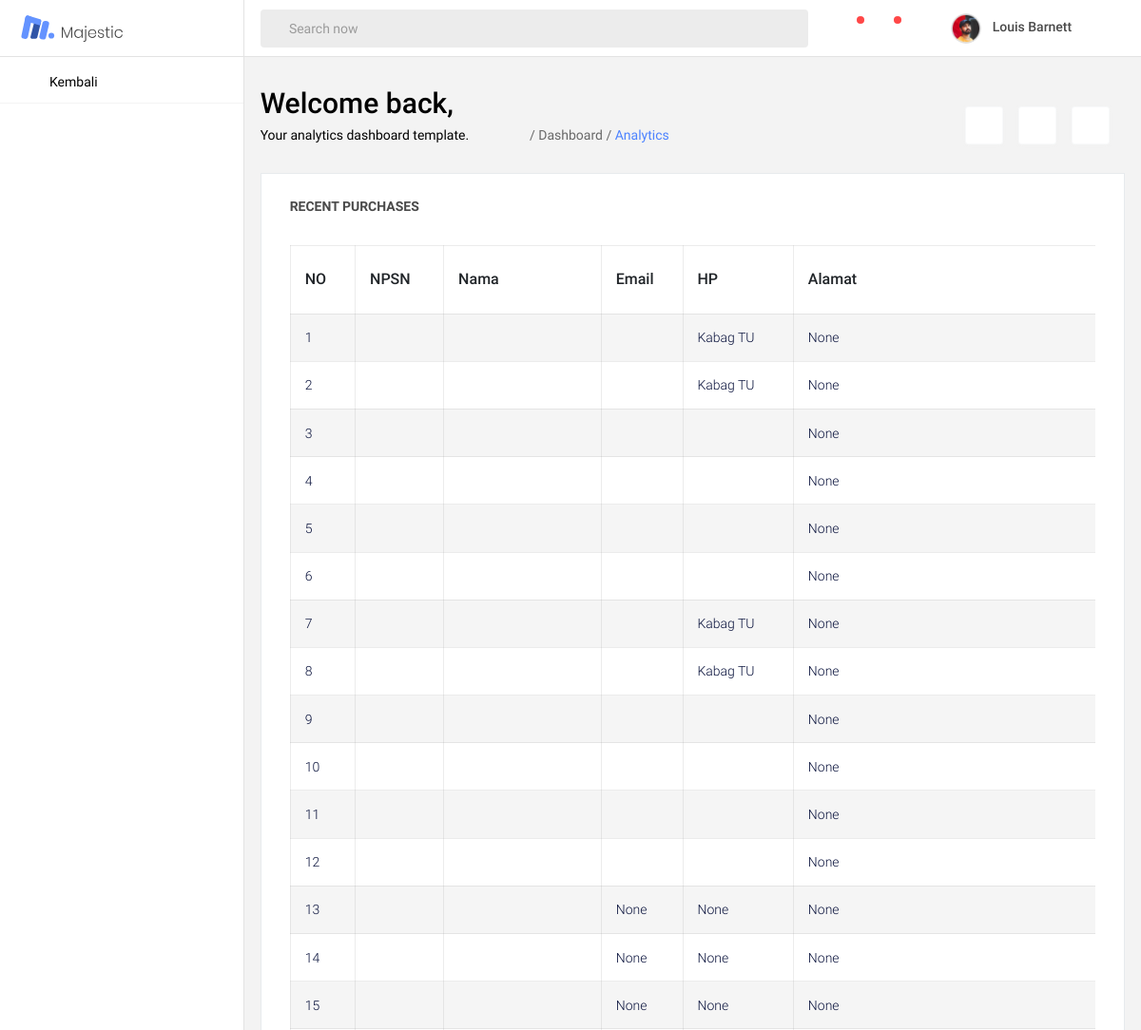
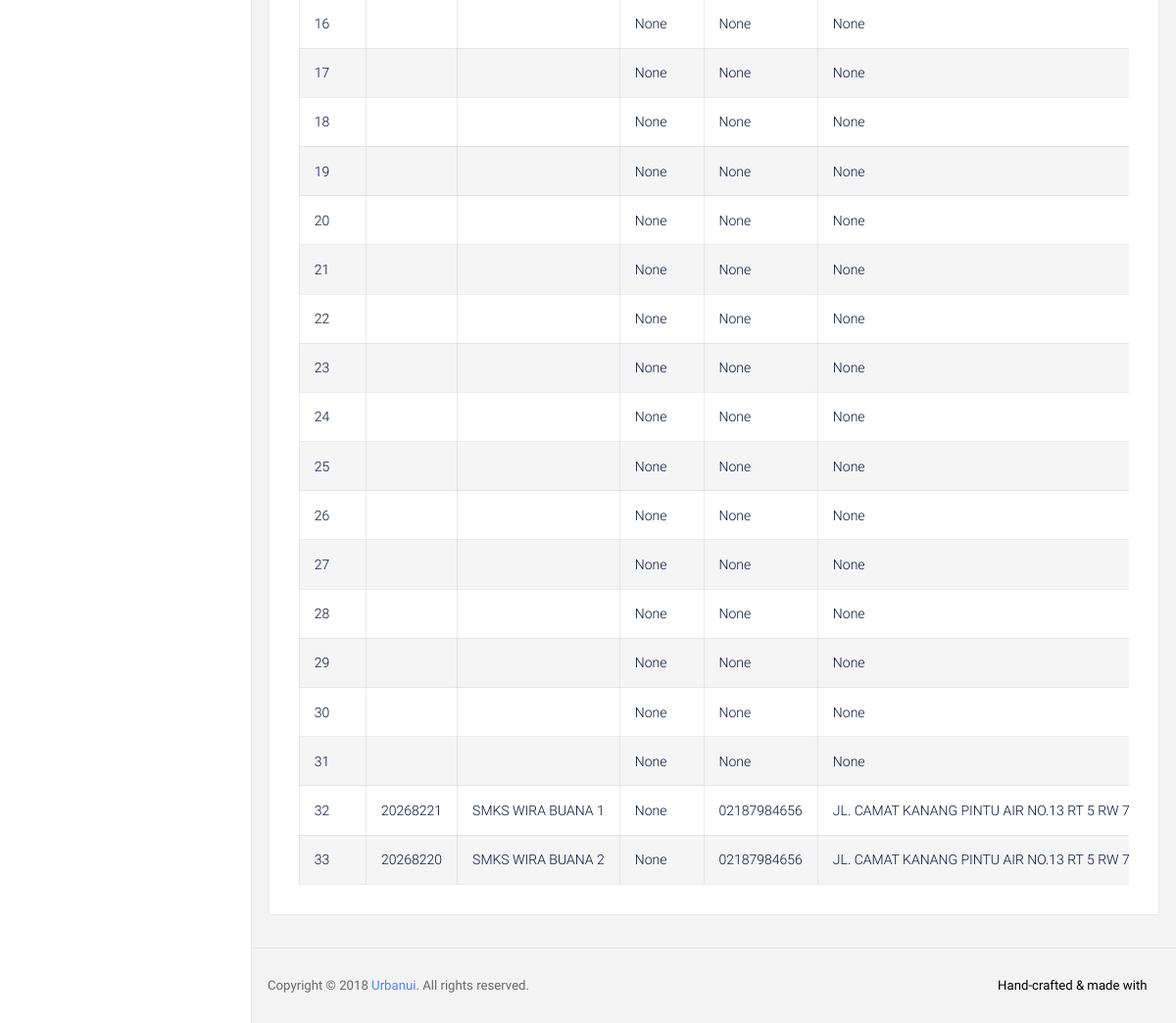
The page /sekolah/ on the database its author committed (2 pictures, top to bottom).
### sekolah/models.py (models this page shows, shortened)
class Sekolah(models.Model):
    npsn = models.CharField(max_length=10)
    nama = models.CharField(max_length=50)
    email = models.EmailField(max_length=100, blank=True, null=True)
    hp = models.CharField(max_length=13, blank=True, null=True)
    alamat = models.TextField(blank=True, null=True)
    provinsi = models.CharField(blank=True, null=True, max_length=50)
    kabupaten_kota = models.CharField(blank=True, null=True, max_length=50)
    kecamatan = models.CharField(blank=True, null=True, max_length=50)
    status = models.CharField(
        max_length=10,
        choices=StatusSekolah.choices,
    )
    created_by = models.ForeignKey(User, blank=True, null=True, on_delete=models.SET_NULL, related_name="sekolah_created_by")
    create_at = models.DateTimeField(auto_now_add=True)
    update_at = models.DateTimeField(auto_now=True)
    class Meta:
        db_table = "sekolah"
        ordering = ["-id"]
        verbose_name_plural = "Sekolah"

### sekolah/views.py (the view)
# urls.py: path('', views.index),
def index(request):
    sekolah_list = Sekolah.objects.all()
    return render(request, 'sekolah/sekolah.html', {'sekolah_list': sekolah_list})

### sekolah/templates/sekolah/sekolah.html (shortened to what this page needs)
{% load static %}
{% block content %}
<!DOCTYPE html>
<html lang="en">
<head>
  <link rel="stylesheet" href="{% static 'vendors/mdi/css/materialdesignicons.min.css' %}">
  <link rel="stylesheet" href="{% static 'vendors/base/vendor.bundle.base.css' %}">
  <link rel="stylesheet" href="{% static 'vendors/datatables.net-bs4/dataTables.bootstrap4.css' %}">
  <link rel="stylesheet" href="{% static 'css/style.css' %}">
</head>
<body>
  <div class="container-scroller">
    <nav class="navbar col-lg-12 col-12 p-0 fixed-top d-flex flex-row">
      <div class="navbar-brand-wrapper d-flex justify-content-center">
        <div class="navbar-brand-inner-wrapper d-flex justify-content-between align-items-center w-100">
          <a class="navbar-brand brand-logo" href="index.html"><img src="images/logo.svg" alt="logo"/></a>
          <button class="navbar-toggler navbar-toggler align-self-center" type="button" data-toggle="minimize">
            <span class="mdi mdi-sort-variant"></span>
          </button>
        </div>
      </div>
      <div class="navbar-menu-wrapper d-flex align-items-center justify-content-end">
        <ul class="navbar-nav mr-lg-4 w-100">
          <li class="nav-item nav-search d-none d-lg-block w-100">
            <div class="input-group">
              <div class="input-group-prepend">
                <span class="input-group-text" id="search">
                  <i class="mdi mdi-magnify"></i>
                </span>
              </div>
              <input type="text" class="form-control" placeholder="Search now" aria-label="search" aria-describedby="search">
            </div>
          </li>
        </ul>
        <ul class="navbar-nav navbar-nav-right">
          <li class="nav-item dropdown mr-1">
            <a class="nav-link count-indicator dropdown-toggle d-flex justify-content-center align-items-center" id="messageDropdown" href="#" data-toggle="dropdown">
              <i class="mdi mdi-message-text mx-0"></i>
              <span class="count"></span>
            </a>
          </li>
          <li class="nav-item dropdown mr-4">
            <a class="nav-link count-indicator dropdown-toggle d-flex align-items-center justify-content-center notification-dropdown" id="notificationDropdown" href="#" data-toggle="dropdown">
              <i class="mdi mdi-bell mx-0"></i>
              <span class="count"></span>
            </a>
          </li>
          <li class="nav-item nav-profile dropdown">
            <a class="nav-link dropdown-toggle" href="#" data-toggle="dropdown" id="profileDropdown">
              <img src="images/faces/face5.jpg" alt="profile"/>
              <span class="nav-profile-name">Louis Barnett</span>
            </a>
          </li>
        </ul>
      </div>
    </nav>
    <div class="container-fluid page-body-wrapper">
      <nav class="sidebar sidebar-offcanvas" id="sidebar">
        <ul class="nav">
          <li class="nav-item">
            <a class="nav-link" href="/">
              <i class="mdi mdi-home menu-icon"></i>
              <span class="menu-title">Kembali</span>
            </a>
          </li>
        </ul>
      </nav>
      <div class="main-panel">
        <div class="content-wrapper">
          <div class="row">
            <div class="col-md-12 grid-margin">
              <div class="d-flex justify-content-between flex-wrap">
                <div class="d-flex align-items-end flex-wrap">
                  <div class="mr-md-3 mr-xl-5">
                    <h2>Welcome back, {{ nama }}</h2>
                    <p class="mb-md-0">Your analytics dashboard template.</p>
                  </div>
                  <div class="d-flex">
                    <i class="mdi mdi-home text-muted hover-cursor"></i>
                    <p class="text-muted mb-0 hover-cursor">&nbsp;/&nbsp;Dashboard&nbsp;/&nbsp;</p>
                    <p class="text-primary mb-0 hover-cursor">Analytics</p>
                  </div>
                </div>
                <div class="d-flex justify-content-between align-items-end flex-wrap">
                  <button type="button" class="btn btn-light bg-white btn-icon mr-3 d-none d-md-block ">
                    <i class="mdi mdi-download text-muted"></i>
                  </button>
                  <button type="button" class="btn btn-light bg-white btn-icon mr-3 mt-2 mt-xl-0">
                    <i class="mdi mdi-clock-outline text-muted"></i>
                  </button>
                  <button type="button" class="btn btn-light bg-white btn-icon mr-3 mt-2 mt-xl-0">
                    <i class="mdi mdi-plus text-muted"></i>
                  </button>
                </div>
              </div>
            </div>
          </div>
          <div class="row">
            <div class="col-md-12 stretch-card">
              <div class="card">
                <div class="card-body">
                  <p class="card-title">Recent Purchases</p>
                  <div class="table-responsive">
                    <table id="recent-purchases-listing" class="table">
                      <thead>
                        <tr>
                            <th>NO</th>
                            <th>NPSN</th>
                            <th>Nama</th>
                            <th>Email</th>
                            <th>HP</th>
                            <th>Alamat</th>
                        </tr>
                      </thead>
                      <tbody>
                        {% for data in sekolah_list %}
                        <tr>
                          <td>{{ forloop.counter}}</td>
                            <td>{{ data.npsn }}</td>
                            <td>{{ data.nama }}</td>
                            <td>{{ data.email }}</td>
                            <td>{{ data.hp}}</td>
                            <td>{{ data.alamat }}</td>
                        </tr>
                        {% endfor %}
                      </tbody>
                    </table>
                  </div>
                </div>
              </div>
            </div>
          </div>
        </div>
        <footer class="footer">
          <div class="d-sm-flex justify-content-center justify-content-sm-between">
            <span class="text-muted text-center text-sm-left d-block d-sm-inline-block">Copyright © 2018 <a href="https://www.urbanui.com/" target="_blank">Urbanui</a>. All rights reserved.</span>
            <span class="float-none float-sm-right d-block mt-1 mt-sm-0 text-center">Hand-crafted & made with <i class="mdi mdi-heart text-danger"></i></span>
          </div>
        </footer>
      </div>
    </div>
  </div>
</body>
</html>
 {% endblock %}

### rows shown on the page
Sekolah: hp "Kabag TU", alamat "None"
Sekolah: hp "Kabag TU", alamat "None"
Sekolah: alamat "None"
Sekolah: alamat "None"
Sekolah: alamat "None"
Sekolah: alamat "None"
Sekolah: hp "Kabag TU", alamat "None"
Sekolah: hp "Kabag TU", alamat "None"
Sekolah: alamat "None"
Sekolah: alamat "None"
Sekolah: alamat "None"
Sekolah: alamat "None"
Sekolah: email "None", hp "None", alamat "None"
Sekolah: email "None", hp "None", alamat "None"
Sekolah: email "None", hp "None", alamat "None"
Sekolah: email "None", hp "None", alamat "None"
Sekolah: email "None", hp "None", alamat "None"
Sekolah: email "None", hp "None", alamat "None"
Sekolah: email "None", hp "None", alamat "None"
Sekolah: email "None", hp "None", alamat "None"
Sekolah: email "None", hp "None", alamat "None"
Sekolah: email "None", hp "None", alamat "None"
Sekolah: email "None", hp "None", alamat "None"
Sekolah: email "None", hp "None", alamat "None"
Sekolah: email "None", hp "None", alamat "None"
Sekolah: email "None", hp "None", alamat "None"
Sekolah: email "None", hp "None", alamat "None"
Sekolah: email "None", hp "None", alamat "None"
Sekolah: email "None", hp "None", alamat "None"
Sekolah: email "None", hp "None", alamat "None"
Sekolah: email "None", hp "None", alamat "None"
Sekolah: npsn "20268221", nama "SMKS WIRA BUANA 1", email "None", hp "02187984656", alamat "JL. CAMAT KANANG PINTU AIR NO.13 RT 5 RW 7…"
Sekolah: npsn "20268220", nama "SMKS WIRA BUANA 2", email "None", hp "02187984656", alamat "JL. CAMAT KANANG PINTU AIR NO.13 RT 5 RW 7…"
